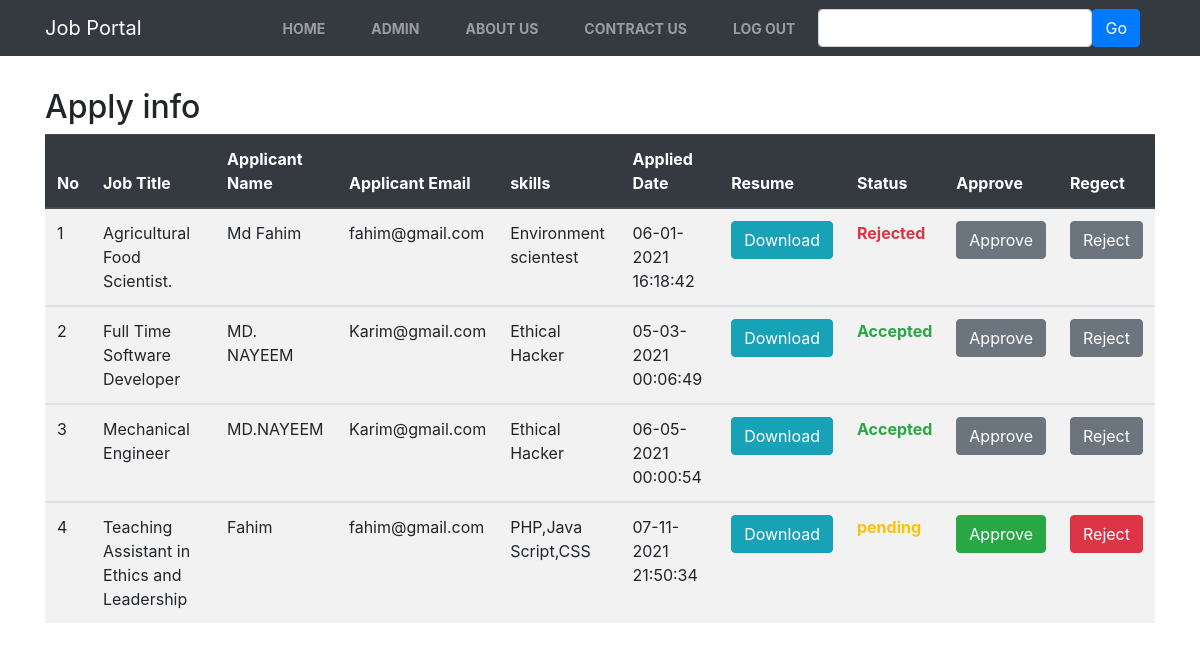
Screenshot of /Project/seeker_view.php with the database file from the repository.
### tables this page shows
CREATE TABLE `apply` (
  `id` int(100) NOT NULL,
  `name` varchar(400) NOT NULL,
  `email` varchar(400) NOT NULL,
  `skills` varchar(400) NOT NULL,
  `resume` varchar(100) NOT NULL,
  `skid` int(100) NOT NULL,
  `postid` int(100) NOT NULL,
  `status` varchar(100) NOT NULL,
  `time` varchar(30) NOT NULL
);

CREATE TABLE `jobpost` (
  `id` int(100) NOT NULL,
  `category` varchar(50) NOT NULL,
  `title` varchar(70) NOT NULL,
  `salary` varchar(100) NOT NULL,
  `image` varchar(20) NOT NULL,
  `jobdescription` varchar(1000) NOT NULL,
  `tme` varchar(30) NOT NULL,
  `empid` int(100) NOT NULL
);

### Project/seeker_view.php (the view, shortened to what this page needs)
<?php require_once("include/db.php"); ?>
<!DOCTYPE html>
<html lang="en">
<head>
    <link rel="stylesheet" href="css/bootstrap.min.css">
    <link rel="stylesheet" href="Style.css">
</head>
<body>
    <nav class="navbar navbar-expand-lg navbar-dark bg-dark">
        <div class="container">
            <a class="navbar-brand" href="#">Job Portal</a>
            <div class="col-auto">
                <div class="collapse navbar-collapse" id="navbarSupportedContent">
                    <ul class="navbar-nav mr-auto">
                        <li class="nav-item ">
                            <a class="nav-link" href="#">Home <span class="sr-only"></span></a>
                        </li>
                        <li class="nav-item">
                            <a class="nav-link" href="#">Admin</a>
                        </li>
                        <li class="nav-item">
                            <a class="nav-link" href="#">About Us</a>
                        </li>
                        <li class="nav-item">
                            <a class="nav-link" href="#">Contract Us</a>
                        </li>
                        <li class="nav-item">
                        <a class="nav-link"href="signout.php">Log Out</a>
                        </li>
                    </ul>
                    <ul class="navbar-nav ml-auto">
                        <form class="form-inline" action="#">
                            <div class="form-group">
                            <input class="form-control" type="text" name="Search" placehoder="Search Here">
                            <button  class="btn btn-primary" name="Searchbutton">Go</button>
                            </div>
                        </form>
                    </ul>
                </div>
            </div>
        </div>
    </nav>
    <section  class="container py-2 mb-4">
        <div class="row" style="min-height:30px;">
            <div class="col-lg-12" style="min-height:400px;">
            <h2>Apply info</h2>
            <table class="table table-striped table-hover">
                <thead class="thead-dark">
                    <tr>
                        <th>No</th>
                        <th>Job Title</th>
                        <th>Applicant Name</th>
                        <th>Applicant Email</th>
                        <th>skills</th>
                        <th>Applied Date</th>
                        <th>Resume</th>
                        <th>Status</th>
                        <th>Approve</th>
                        <th>Regect</th>
                    </tr>
                </thead>
            <?php
                $count=0;
                $sql="SELECT * FROM apply";
                $result = mysqli_query($conn, $sql);
                if (mysqli_num_rows($result) > 0) {
                    while($row = mysqli_fetch_assoc($result)) {
                        $ID=$row["id"];
                        $n=$row["name"];
                        $e=$row["email"];
                        $skill=$row["skills"];
                        $ru=$row["resume"];
                        $pid=$row["postid"];
                        $stus=$row["status"];
                        $tm=$row["time"];
                        $count++;
                        if($stus=="pending")
                        {
                            $aplink="";
                            $Btn="btn btn-success";
                            $Btn1="btn btn-danger";
                        }
                        else
                        {
                            $aplink="pointer-events: none;
                            cursor: default;";
                            $Btn="btn btn-secondary";
                            $Btn1="btn btn-secondary";
                        }
                        if($stus=="Accepted")
                            {
                                $status="text-success";
                            }
                        else if($stus=="Rejected")
                        {
                            $status="text-danger";
                        }
                        else {
                            $status="text-warning";
                        }
            ?>
            <tbody>
                    <tr>
                        <td><?php echo $count;?></td>
                        <td><?php
                        $sq="SELECT * FROM jobpost WHERE id='$pid'";
                        $r = mysqli_query($conn, $sq);
                        if (mysqli_num_rows($r) > 0) {
                            while($ro = mysqli_fetch_assoc($r)) {
                                $posttitle=$ro["title"];
                            }
                            echo $posttitle;
                        }
                        ?></td>
                        <td><?php echo $n;?></td>
                        <td><?php echo $e;?></td>
                        <td><?php echo $skill;?></td>
                        <td><?php echo $tm;?></td>
                        <td><a href="upload/<?php echo $ru;?>" class ="btn btn-info"> Download</a></td>
                        <td><p class="font-weight-bold  <?php echo $status;?> "><?php echo $stus;?></p></td>
                        <td><a href="approve.php?id=<?php echo $ID;?>" class="<?php echo $Btn?>" style='<?php echo $aplink;?>'>Approve</a></td>
                        <td><a href="reject.php?id=<?php echo $ID;?>" class="<?php echo $Btn1?>" style='<?php echo $aplink;?>'>Reject</a></td>
                    </tr>
            </tbody>
       <?php } mysqli_close($conn);}?>
            </table>
            </div>
        </div>
    </section>
</body>
</html>

### Project/Style.css (style rules this page uses)
.navbar-dark .navbar-nav .nav-link { font-weight: 700; font-size: 14px; text-transform: uppercase; }
.navbar-dark .navbar-nav .nav-item { margin: 0 15px; }

### rows the page displays
apply: postid.title "Agricultural Food Scientist.", name "Md Fahim", email "fahim@gmail.com", skills "Environment scientest", time "06-01-2021 16:18:42", status "Rejected"
apply: postid.title "Full Time Software Developer", name "MD. NAYEEM", email "Karim@gmail.com", skills "Ethical Hacker", time "05-03-2021 00:06:49", status "Accepted"
apply: postid.title "Mechanical Engineer", name "MD.NAYEEM", email "Karim@gmail.com", skills "Ethical Hacker", time "06-05-2021 00:00:54", status "Accepted"
apply: postid.title "Teaching Assistant in Ethics and Leadership", name "Fahim", email "fahim@gmail.com", skills "PHP,Java Script,CSS", time "07-11-2021 21:50:34", status "pending"
